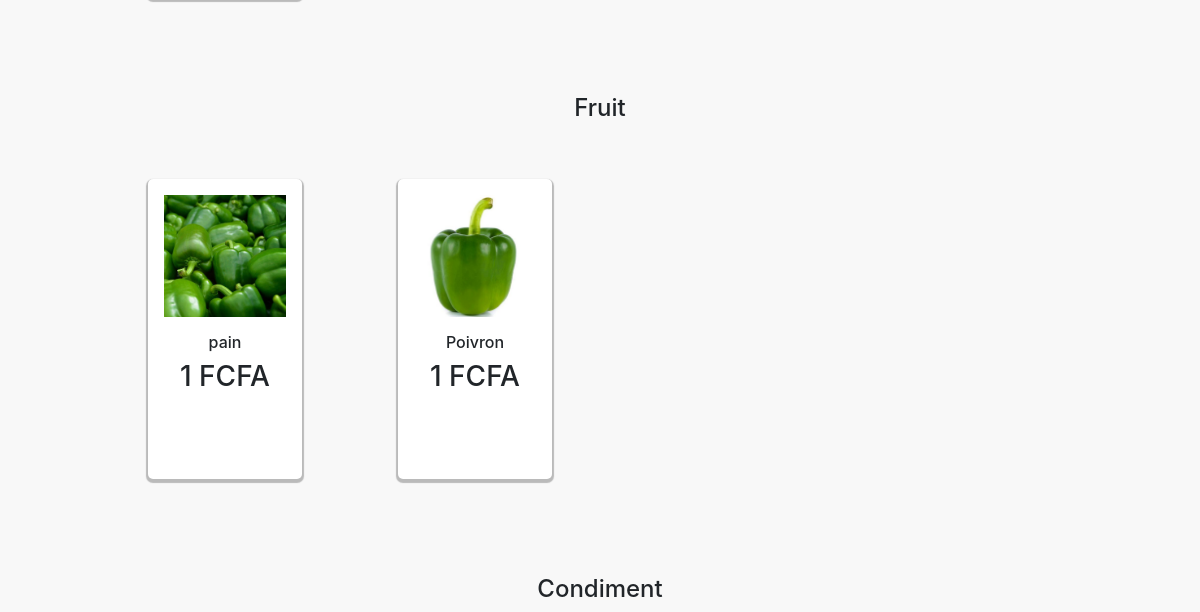
Before: / (lower part) with the older database file.
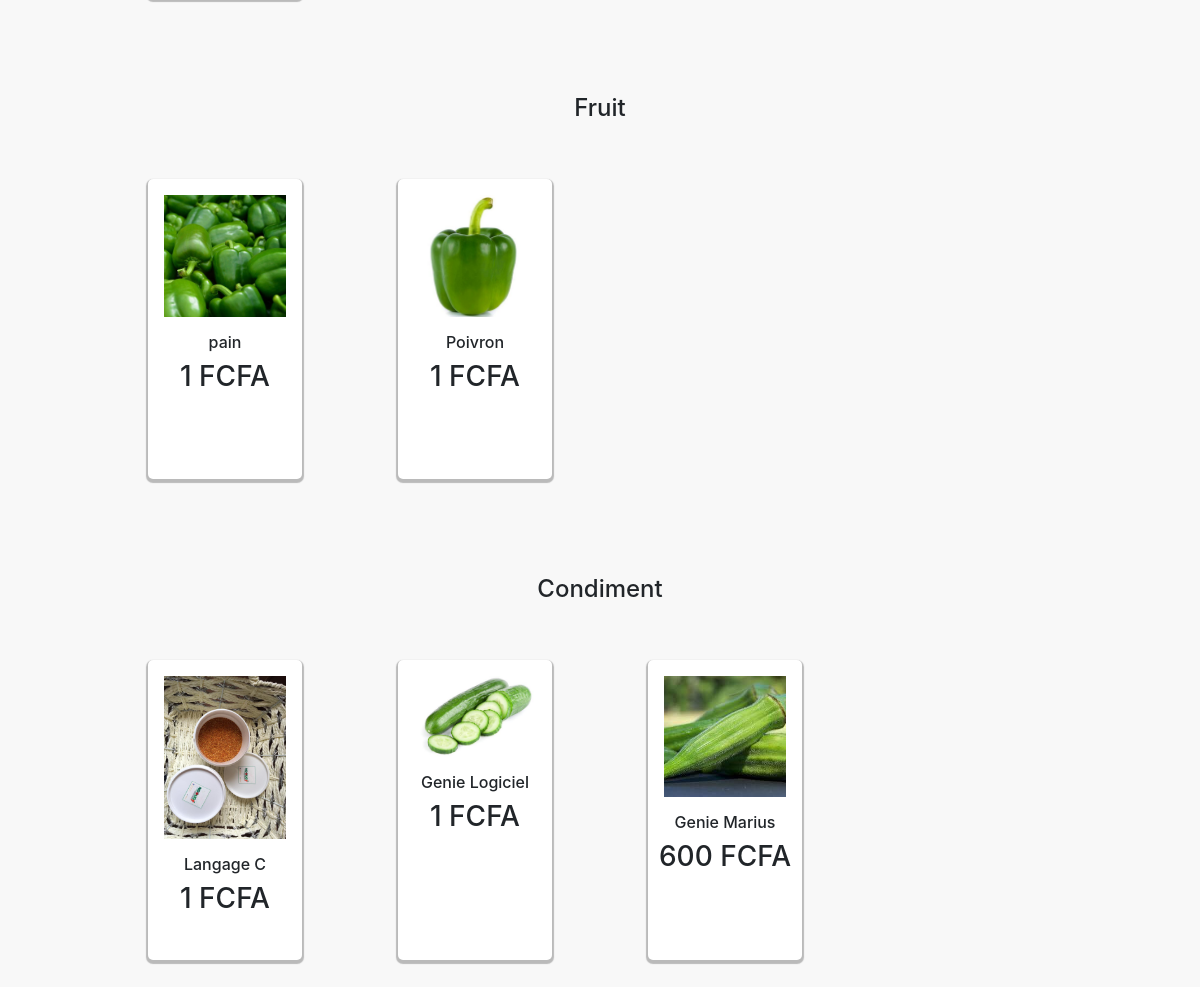
After: the same page with the newer database file.
### tables this page shows
CREATE TABLE `produit` (
  `idProduit` int(11) NOT NULL,
  `libelleProduit` varchar(255) NOT NULL,
  `stock` int(11) NOT NULL,
  `seuil` int(11) NOT NULL,
  `prix` varchar(15) NOT NULL,
  `idCategorieF` int(11) NOT NULL,
  `photo` varchar(255) NOT NULL
);

### model/produitModel.php (called while the page is built, shortened)
<?php
    require_once('bdd.php');
    function getLegume(){
        global $bdd;
        $req="SELECT * FROM produit, categorie WHERE idCategorieF=idCategorie AND idCategorieF=1";
        return $bdd->query($req)->fetchAll();
    }
    function getFruit(){
        global $bdd;
        $req="SELECT * FROM produit, categorie WHERE idCategorieF=idCategorie AND idCategorieF=2";
        return $bdd->query($req)->fetchAll();
    }
    function getCondiment(){
        global $bdd;
        $req="SELECT * FROM produit, categorie WHERE idCategorieF=idCategorie AND idCategorieF=3";
        return $bdd->query($req)->fetchAll();
    }

### index.php (the view, shortened to what this page needs)
<?php
	require_once('model/produitModel.php');
	$condiments = getCondiment();
	$fruits = getFruit();
	$legumes = getLegume();
?>
<!DOCTYPE html>
<html lang="en">
<head>
	<link rel="stylesheet" href="https://stackpath.bootstrapcdn.com/bootstrap/4.3.1/css/bootstrap.min.css">
</head>
<body style="background-color: #F8F8F8">
	<div id="legumes" class="col-md-10 offset-1">
		<div class="row">
			<?php
				foreach ($legumes as  $legume) {
					?>
						<div class="col-md-3 p-5">
						</div>
					<?php
				}
			?>
		</div>
	</div>
	<div id="Fruits" class="col-md-10 offset-1 mt-5">
		<h4 class="text-center">Fruit</h4>
		<div class="row">
			<?php
				foreach ($fruits as  $fruit) {
					?>
						<div class="col-md-3 p-5">
							<div style="background: white; height: 300px; border-radius: 5px; box-shadow: 0px 2px 1px 2px rgba(0,0,0,0.25);">
								<div class="p-3">
									<a href="unproduit.php?produit=<?=$fruit['idProduit']?>">
										<img src="http://localhost/bouchra/controller/upload/<?=$fruit['photo']?>" class="img-fluid" alt="" style="max-height: 170px;">
									</a>
								</div>
								<h6 class="text-center"><?=$fruit['libelleProduit']?></h6>
								<h3 class="text-center"><?=$fruit['prix']?>  FCFA</h3>
							</div>
						</div>
					<?php
				}
			?>
		</div>
	</div>
	<div id="Condiments" class="col-md-10 offset-1 mt-5">
		<h4 class="text-center">Condiment</h4>
		<div class="row">
			<?php
				foreach ($condiments as  $condiment) {
					?>
						<div class="col-md-3 p-5">
							<div style="background: white; height: 300px; border-radius: 5px; box-shadow: 0px 2px 1px 2px rgba(0,0,0,0.25);">
								<div class="p-3">
									<a href="unproduit.php?produit=<?=$condiment['idProduit']?>">
										<img src="http://localhost/bouchra/controller/upload/<?=$condiment['photo']?>" class="img-fluid" alt="" style="max-height: 170px;">
									</a>
								</div>
								<h6 class="text-center"><?=$condiment['libelleProduit']?></h6>
								<h3 class="text-center"><?=$condiment['prix']?>  FCFA</h3>
							</div>
						</div>
					<?php
				}
			?>
		</div>
	</div>
</body>
</html>

Changed rows visible on the page:
added produit: photo (picture), libelleProduit "Langage C", prix "1", shown under "Condiment"
added produit: photo (picture), libelleProduit "Genie Logiciel", prix "1", shown under "Condiment"
added produit: photo (picture), libelleProduit "Genie Marius", prix "600", shown under "Condiment"
